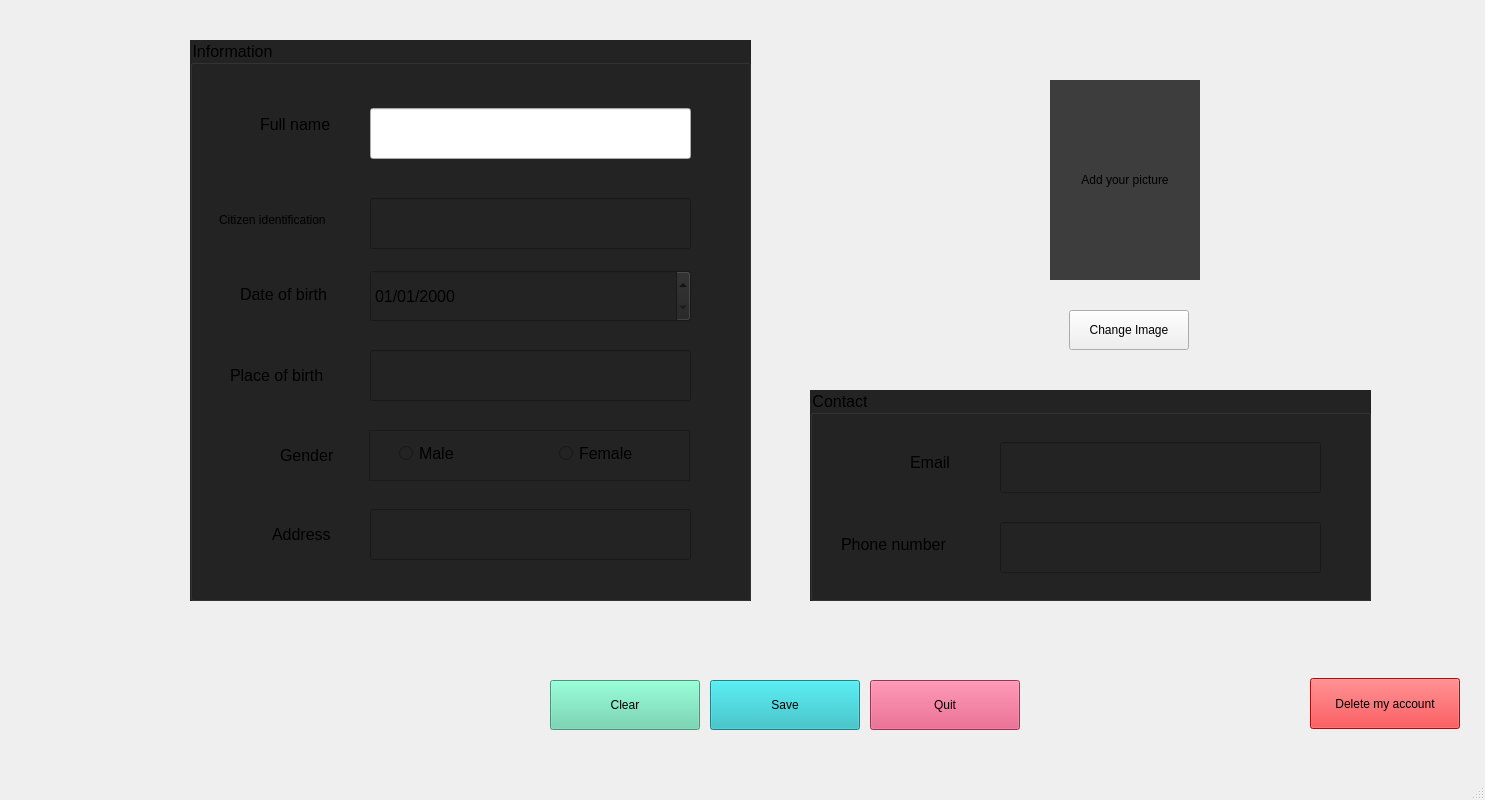
<?xml version="1.0" encoding="UTF-8"?>
<ui version="4.0">
 <class>mainWindow</class>
 <widget class="QMainWindow" name="mainWindow">
  <property name="geometry">
   <rect>
    <x>0</x>
    <y>0</y>
    <width>1485</width>
    <height>800</height>
   </rect>
  </property>
  <property name="font">
   <font>
    <pointsize>9</pointsize>
   </font>
  </property>
  <property name="cursor">
   <cursorShape>ArrowCursor</cursorShape>
  </property>
  <property name="contextMenuPolicy">
   <enum>Qt::ContextMenuPolicy::DefaultContextMenu</enum>
  </property>
  <property name="windowTitle">
   <string>My App</string>
  </property>
  <property name="styleSheet">
   <string notr="true"/>
  </property>
  <widget class="QWidget" name="centralwidget">
   <widget class="QLineEdit" name="name_input">
    <property name="geometry">
     <rect>
      <x>370</x>
      <y>108</y>
      <width>321</width>
      <height>51</height>
     </rect>
    </property>
    <property name="sizeIncrement">
     <size>
      <width>0</width>
      <height>0</height>
     </size>
    </property>
    <property name="font">
     <font>
      <pointsize>12</pointsize>
     </font>
    </property>
    <property name="maxLength">
     <number>100</number>
    </property>
   </widget>
   <widget class="QLabel" name="label">
    <property name="geometry">
     <rect>
      <x>260</x>
      <y>104</y>
      <width>101</width>
      <height>41</height>
     </rect>
    </property>
    <property name="font">
     <font>
      <pointsize>12</pointsize>
     </font>
    </property>
    <property name="text">
     <string>Full name</string>
    </property>
   </widget>
   <widget class="QLabel" name="label_2">
    <property name="geometry">
     <rect>
      <x>219</x>
      <y>210</y>
      <width>141</width>
      <height>20</height>
     </rect>
    </property>
    <property name="text">
     <string>Citizen identification</string>
    </property>
   </widget>
   <widget class="QLabel" name="label_3">
    <property name="geometry">
     <rect>
      <x>841</x>
      <y>524</y>
      <width>141</width>
      <height>41</height>
     </rect>
    </property>
    <property name="font">
     <font>
      <pointsize>12</pointsize>
     </font>
    </property>
    <property name="text">
     <string>Phone number</string>
    </property>
   </widget>
   <widget class="QPushButton" name="saveButton">
    <property name="geometry">
     <rect>
      <x>710</x>
      <y>680</y>
      <width>150</width>
      <height>50</height>
     </rect>
    </property>
    <property name="cursor">
     <cursorShape>PointingHandCursor</cursorShape>
    </property>
    <property name="tabletTracking">
     <bool>false</bool>
    </property>
    <property name="styleSheet">
     <string notr="true">background-color: rgb(31, 186, 192);</string>
    </property>
    <property name="text">
     <string>Save</string>
    </property>
   </widget>
   <widget class="QLabel" name="gender_label">
    <property name="geometry">
     <rect>
      <x>280</x>
      <y>440</y>
      <width>71</width>
      <height>31</height>
     </rect>
    </property>
    <property name="font">
     <font>
      <pointsize>12</pointsize>
     </font>
    </property>
    <property name="text">
     <string>Gender</string>
    </property>
   </widget>
   <widget class="QPushButton" name="quit_button">
    <property name="geometry">
     <rect>
      <x>870</x>
      <y>680</y>
      <width>150</width>
      <height>50</height>
     </rect>
    </property>
    <property name="cursor">
     <cursorShape>PointingHandCursor</cursorShape>
    </property>
    <property name="styleSheet">
     <string notr="true">background-color: rgb(220, 72, 116);</string>
    </property>
    <property name="text">
     <string>Quit</string>
    </property>
   </widget>
   <widget class="QPushButton" name="clear_button">
    <property name="geometry">
     <rect>
      <x>550</x>
      <y>680</y>
      <width>150</width>
      <height>50</height>
     </rect>
    </property>
    <property name="cursor">
     <cursorShape>PointingHandCursor</cursorShape>
    </property>
    <property name="tabletTracking">
     <bool>false</bool>
    </property>
    <property name="styleSheet">
     <string notr="true">background-color: rgb(97, 211, 171);</string>
    </property>
    <property name="text">
     <string>Clear</string>
    </property>
   </widget>
   <widget class="QLabel" name="label_4">
    <property name="geometry">
     <rect>
      <x>910</x>
      <y>452</y>
      <width>71</width>
      <height>21</height>
     </rect>
    </property>
    <property name="font">
     <font>
      <pointsize>12</pointsize>
     </font>
    </property>
    <property name="text">
     <string>Email</string>
    </property>
   </widget>
   <widget class="QLabel" name="label_5">
    <property name="geometry">
     <rect>
      <x>272</x>
      <y>519</y>
      <width>81</width>
      <height>31</height>
     </rect>
    </property>
    <property name="font">
     <font>
      <pointsize>12</pointsize>
     </font>
    </property>
    <property name="text">
     <string>Address</string>
    </property>
   </widget>
   <widget class="QLabel" name="picture_label">
    <property name="geometry">
     <rect>
      <x>1050</x>
      <y>80</y>
      <width>150</width>
      <height>200</height>
     </rect>
    </property>
    <property name="styleSheet">
     <string notr="true">background-color: rgb(61, 61, 61);</string>
    </property>
    <property name="text">
     <string>Add your picture</string>
    </property>
    <property name="alignment">
     <set>Qt::AlignmentFlag::AlignCenter</set>
    </property>
   </widget>
   <widget class="QPushButton" name="changeIMG_but">
    <property name="geometry">
     <rect>
      <x>1069</x>
      <y>310</y>
      <width>120</width>
      <height>40</height>
     </rect>
    </property>
    <property name="cursor">
     <cursorShape>PointingHandCursor</cursorShape>
    </property>
    <property name="text">
     <string>Change Image</string>
    </property>
   </widget>
   <widget class="QLabel" name="label_6">
    <property name="geometry">
     <rect>
      <x>240</x>
      <y>279</y>
      <width>121</width>
      <height>31</height>
     </rect>
    </property>
    <property name="font">
     <font>
      <pointsize>12</pointsize>
     </font>
    </property>
    <property name="text">
     <string>Date of birth</string>
    </property>
   </widget>
   <widget class="QLabel" name="label_7">
    <property name="geometry">
     <rect>
      <x>230</x>
      <y>360</y>
      <width>131</width>
      <height>31</height>
     </rect>
    </property>
    <property name="font">
     <font>
      <pointsize>12</pointsize>
     </font>
    </property>
    <property name="text">
     <string>Place of birth</string>
    </property>
   </widget>
   <widget class="QGroupBox" name="groupBox">
    <property name="geometry">
     <rect>
      <x>190</x>
      <y>40</y>
      <width>561</width>
      <height>561</height>
     </rect>
    </property>
    <property name="font">
     <font>
      <pointsize>12</pointsize>
     </font>
    </property>
    <property name="styleSheet">
     <string notr="true">background-color: rgb(35, 35, 35);</string>
    </property>
    <property name="title">
     <string>Information</string>
    </property>
    <widget class="QLineEdit" name="placeofbirth_input">
     <property name="geometry">
      <rect>
       <x>180</x>
       <y>310</y>
       <width>321</width>
       <height>51</height>
      </rect>
     </property>
     <property name="font">
      <font>
       <pointsize>12</pointsize>
      </font>
     </property>
     <property name="maxLength">
      <number>100</number>
     </property>
    </widget>
    <widget class="QLineEdit" name="address_input">
     <property name="geometry">
      <rect>
       <x>180</x>
       <y>469</y>
       <width>321</width>
       <height>51</height>
      </rect>
     </property>
     <property name="font">
      <font>
       <pointsize>12</pointsize>
      </font>
     </property>
     <property name="maxLength">
      <number>100</number>
     </property>
    </widget>
    <widget class="QFrame" name="frame">
     <property name="geometry">
      <rect>
       <x>179</x>
       <y>390</y>
       <width>321</width>
       <height>51</height>
      </rect>
     </property>
     <property name="cursor">
      <cursorShape>ArrowCursor</cursorShape>
     </property>
     <property name="contextMenuPolicy">
      <enum>Qt::ContextMenuPolicy::CustomContextMenu</enum>
     </property>
     <property name="frameShape">
      <enum>QFrame::Shape::StyledPanel</enum>
     </property>
     <property name="frameShadow">
      <enum>QFrame::Shadow::Raised</enum>
     </property>
     <widget class="QRadioButton" name="male_input">
      <property name="geometry">
       <rect>
        <x>30</x>
        <y>10</y>
        <width>112</width>
        <height>26</height>
       </rect>
      </property>
      <property name="font">
       <font>
        <pointsize>12</pointsize>
       </font>
      </property>
      <property name="cursor">
       <cursorShape>PointingHandCursor</cursorShape>
      </property>
      <property name="text">
       <string>Male</string>
      </property>
     </widget>
     <widget class="QRadioButton" name="female_input">
      <property name="geometry">
       <rect>
        <x>190</x>
        <y>10</y>
        <width>112</width>
        <height>26</height>
       </rect>
      </property>
      <property name="font">
       <font>
        <pointsize>12</pointsize>
       </font>
      </property>
      <property name="cursor">
       <cursorShape>PointingHandCursor</cursorShape>
      </property>
      <property name="text">
       <string>Female</string>
      </property>
     </widget>
    </widget>
    <widget class="QDateEdit" name="dateofbirth_input">
     <property name="geometry">
      <rect>
       <x>180</x>
       <y>230</y>
       <width>321</width>
       <height>52</height>
      </rect>
     </property>
     <property name="font">
      <font>
       <pointsize>12</pointsize>
      </font>
     </property>
     <property name="displayFormat">
      <string>dd/MM/yyyy</string>
     </property>
    </widget>
    <widget class="QLineEdit" name="ci_input">
     <property name="geometry">
      <rect>
       <x>180</x>
       <y>158</y>
       <width>321</width>
       <height>51</height>
      </rect>
     </property>
     <property name="font">
      <font>
       <pointsize>12</pointsize>
      </font>
     </property>
     <property name="maxLength">
      <number>12</number>
     </property>
    </widget>
   </widget>
   <widget class="QGroupBox" name="groupBox_2">
    <property name="geometry">
     <rect>
      <x>810</x>
      <y>390</y>
      <width>561</width>
      <height>211</height>
     </rect>
    </property>
    <property name="font">
     <font>
      <pointsize>12</pointsize>
     </font>
    </property>
    <property name="styleSheet">
     <string notr="true">background-color: rgb(35, 35, 35);</string>
    </property>
    <property name="title">
     <string>Contact</string>
    </property>
    <widget class="QLineEdit" name="email_input">
     <property name="geometry">
      <rect>
       <x>190</x>
       <y>52</y>
       <width>321</width>
       <height>51</height>
      </rect>
     </property>
     <property name="font">
      <font>
       <pointsize>12</pointsize>
      </font>
     </property>
     <property name="inputMethodHints">
      <set>Qt::InputMethodHint::ImhEmailCharactersOnly</set>
     </property>
     <property name="maxLength">
      <number>100</number>
     </property>
    </widget>
    <widget class="QLineEdit" name="phonenum_input">
     <property name="geometry">
      <rect>
       <x>190</x>
       <y>132</y>
       <width>321</width>
       <height>51</height>
      </rect>
     </property>
     <property name="font">
      <font>
       <pointsize>12</pointsize>
      </font>
     </property>
     <property name="maxLength">
      <number>10</number>
     </property>
     <property name="alignment">
      <set>Qt::AlignmentFlag::AlignLeading|Qt::AlignmentFlag::AlignLeft|Qt::AlignmentFlag::AlignVCenter</set>
     </property>
    </widget>
   </widget>
   <widget class="QPushButton" name="delete_button">
    <property name="geometry">
     <rect>
      <x>1310</x>
      <y>678</y>
      <width>150</width>
      <height>51</height>
     </rect>
    </property>
    <property name="cursor">
     <cursorShape>PointingHandCursor</cursorShape>
    </property>
    <property name="styleSheet">
     <string notr="true">background-color: rgb(255, 11, 15);</string>
    </property>
    <property name="text">
     <string>Delete my account</string>
    </property>
    <property name="autoRepeatDelay">
     <number>298</number>
    </property>
   </widget>
   <zorder>groupBox_2</zorder>
   <zorder>groupBox</zorder>
   <zorder>name_input</zorder>
   <zorder>label</zorder>
   <zorder>label_2</zorder>
   <zorder>label_3</zorder>
   <zorder>saveButton</zorder>
   <zorder>gender_label</zorder>
   <zorder>quit_button</zorder>
   <zorder>clear_button</zorder>
   <zorder>label_4</zorder>
   <zorder>label_5</zorder>
   <zorder>picture_label</zorder>
   <zorder>changeIMG_but</zorder>
   <zorder>label_6</zorder>
   <zorder>label_7</zorder>
   <zorder>delete_button</zorder>
  </widget>
  <widget class="QMenuBar" name="menubar">
   <property name="geometry">
    <rect>
     <x>0</x>
     <y>0</y>
     <width>1485</width>
     <height>25</height>
    </rect>
   </property>
  </widget>
  <widget class="QStatusBar" name="statusbar"/>
 </widget>
 <resources/>
 <connections/>
</ui>
